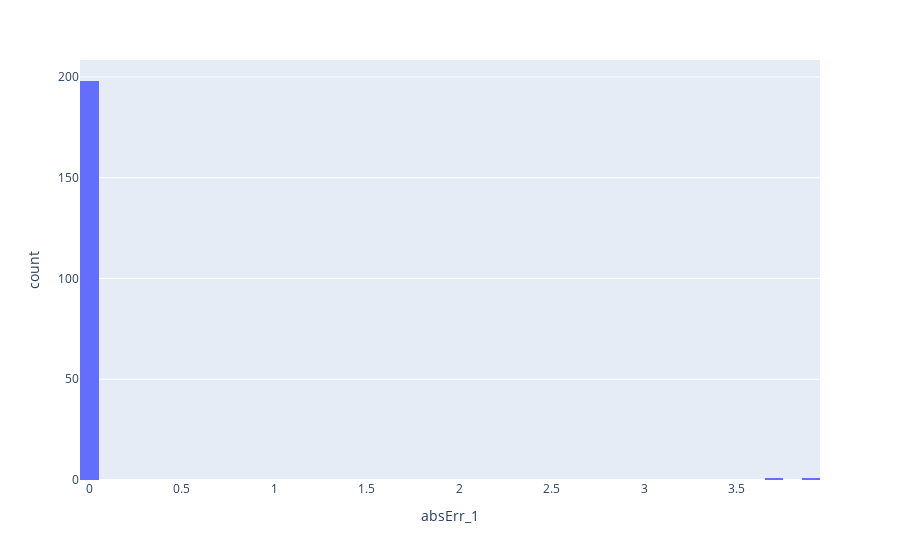

The code cell stored with this chart in its notebook:
### Code cell
#create a histogram

fig1 = px.histogram(df, x='absErr_1')
fig1.show()

### Figure 1 — Plotly figure (JSON) as saved in the notebook; plotly's stock layout.template omitted (floating-point values rounded to 4 significant figures; data arrays with more than 128 entries replaced by an {"elided": "..."} marker saying what was removed)
{"data": [{"alignmentgroup": "True", "bingroup": "x", "hovertemplate": "absErr_1=%{x}<br>count=%{y}<extra></extra>", "legendgroup": "", "marker": {"color": "#636efa", "pattern": {"shape": ""}}, "name": "", "offsetgroup": "", "orientation": "v", "showlegend": false, "type": "histogram", "x": {"elided": "200 float values"}, "xaxis": "x", "yaxis": "y"}], "layout": {"barmode": "relative", "legend": {"tracegroupgap": 0}, "margin": {"t": 60}, "xaxis": {"anchor": "y", "domain": [0, 1], "title": {"text": "absErr_1"}}, "yaxis": {"anchor": "x", "domain": [0, 1], "title": {"text": "count"}}}}
